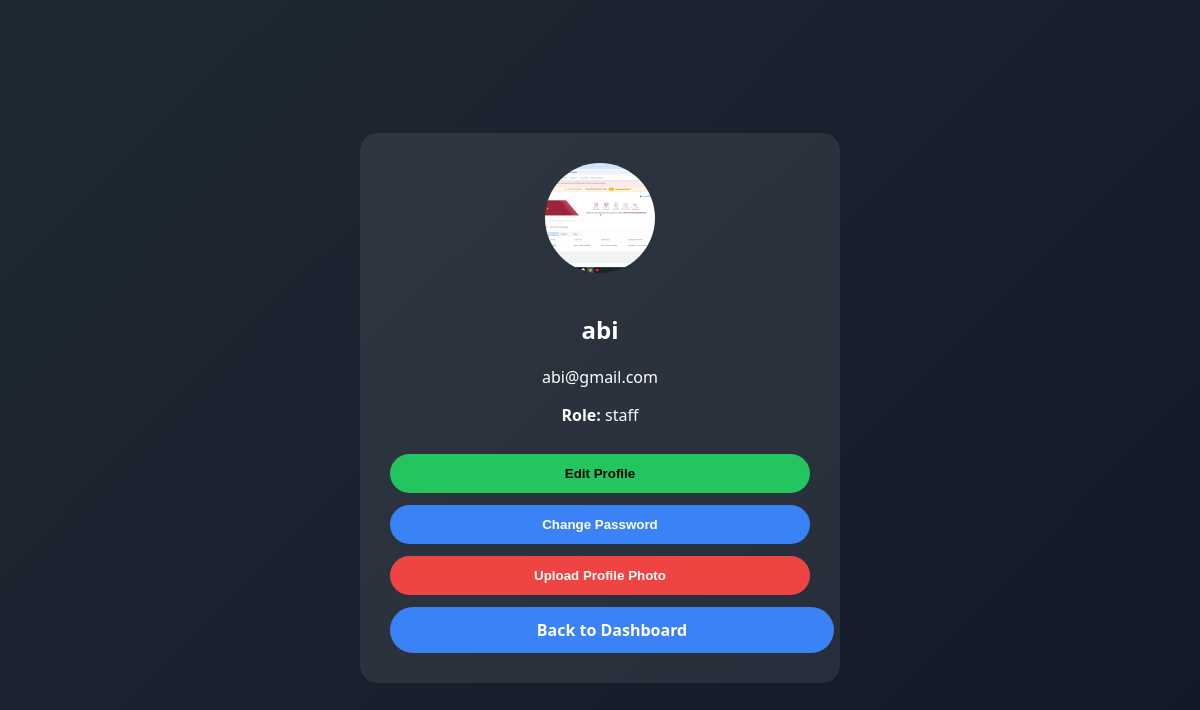
The page /profile (signed in) on the database its author committed.
### controller/models.py (models this page shows)
class User(db.Model):
    __tablename__ = 'user'
    user_id = db.Column(db.Integer, primary_key=True, autoincrement=True)
    username = db.Column(db.String(80), unique=True, nullable=False)
    email = db.Column(db.String(120), unique=True, nullable=False)
    password_hash = db.Column(db.String(128), nullable=False)
    profile_pic = db.Column(db.String(255), default='default.png')   # ✅ ADD THIS
    roles = db.relationship('Role', secondary = 'user_role', backref = db.backref('users', lazy = True, uselist = False))
    student_details = db.relationship('Student', backref = 'user', lazy = True, uselist = False)
    staff_details = db.relationship('Staff', backref = 'user', lazy = True, uselist = False)

### main.py (the view)
@app.route('/profile')
def profile():
    if 'user_id' not in session:
        return redirect(url_for('login'))
    user = User.query.get(session['user_id'])
    return render_template('profile.html', user=user)

### templates/profile.html (shortened to what this page needs)
<!DOCTYPE html>
<html>
<head>
</head>
<body>
<div class="card">
    <img src="/static/profile/{{ user.profile_pic }}" alt="Profile">
    <h2>{{ user.username }}</h2>
    <p>{{ user.email }}</p>
    <p><b>Role:</b> {{ session['role'] }}</p>
    <button class="secondary" onclick="location.href='/edit-profile'">Edit Profile</button>
    <button class="primary" onclick="location.href='/change-password'">Change Password</button>
    <button class="danger" onclick="location.href='/upload-photo'">Upload Profile Photo</button>
    {% if session.get('role') == 'staff' %}
    <a href="{{ url_for('staff_dashboard') }}" class="back">Back to Dashboard</a>
    {% elif session.get('role') == 'student' %}
    <a href="{{ url_for('student_dashboard') }}" class="back">Back to Dashboard</a>
    {% endif %}
</div>
</body>
</html>

### templates/profile.html (style rules this page uses)
body { background:linear-gradient(135deg,#1f2933,#111827); min-height:100vh; display:flex; justify-content:center; align-items:center; color:#fff; font-family:Segoe UI; }
.card { background:rgba(255,255,255,0.08); padding:30px; border-radius:18px; width:420px; text-align:center; }
img { width:110px; height:110px; border-radius:50%; object-fit:cover; margin-bottom:15px; }
button { width:100%; padding:12px; margin-top:12px; border:none; border-radius:25px; font-weight:600; cursor:pointer; }
.primary { background:#3b82f6;color:#fff; }
.secondary { background:#22c55e;color:#000; }
.danger { background:#ef4444;color:#fff; }
.back { display:block; width:100%; text-align:center; margin-top:12px; padding:12px; border-radius:25px; background:#3b82f6; color:#fff; font-weight:600; text-decoration:none; }

### rows shown on the page
User: profile_pic (picture), username "abi", email "abi@gmail.com"

### other values the page prints
{{ session['role'] }} "staff"
